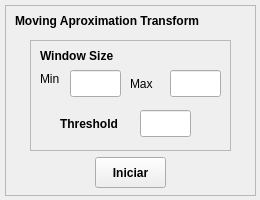
<?xml version="1.0" encoding="UTF-8"?>
<ui version="4.0">
 <class>map</class>
 <widget class="QMainWindow" name="map">
  <property name="geometry">
   <rect>
    <x>0</x>
    <y>0</y>
    <width>260</width>
    <height>200</height>
   </rect>
  </property>
  <property name="windowTitle">
   <string>MAP</string>
  </property>
  <property name="windowIcon">
   <iconset>
    <normaloff>../resources/map.svg</normaloff>../resources/map.svg</iconset>
  </property>
  <widget class="QWidget" name="centralwidget">
   <widget class="QFrame" name="frame">
    <property name="geometry">
     <rect>
      <x>5</x>
      <y>5</y>
      <width>251</width>
      <height>191</height>
     </rect>
    </property>
    <property name="frameShape">
     <enum>QFrame::StyledPanel</enum>
    </property>
    <property name="frameShadow">
     <enum>QFrame::Raised</enum>
    </property>
    <widget class="QLabel" name="label">
     <property name="geometry">
      <rect>
       <x>10</x>
       <y>5</y>
       <width>231</width>
       <height>21</height>
      </rect>
     </property>
     <property name="font">
      <font>
       <weight>75</weight>
       <bold>true</bold>
      </font>
     </property>
     <property name="text">
      <string>Moving Aproximation Transform</string>
     </property>
    </widget>
    <widget class="QFrame" name="frame_2">
     <property name="geometry">
      <rect>
       <x>25</x>
       <y>35</y>
       <width>201</width>
       <height>111</height>
      </rect>
     </property>
     <property name="frameShape">
      <enum>QFrame::StyledPanel</enum>
     </property>
     <property name="frameShadow">
      <enum>QFrame::Raised</enum>
     </property>
     <widget class="QLabel" name="label_2">
      <property name="geometry">
       <rect>
        <x>10</x>
        <y>30</y>
        <width>31</width>
        <height>17</height>
       </rect>
      </property>
      <property name="text">
       <string>Min</string>
      </property>
     </widget>
     <widget class="QLabel" name="label_4">
      <property name="geometry">
       <rect>
        <x>10</x>
        <y>5</y>
        <width>231</width>
        <height>21</height>
       </rect>
      </property>
      <property name="font">
       <font>
        <weight>75</weight>
        <bold>true</bold>
       </font>
      </property>
      <property name="text">
       <string>Window Size</string>
      </property>
     </widget>
     <widget class="QLabel" name="label_5">
      <property name="geometry">
       <rect>
        <x>100</x>
        <y>35</y>
        <width>31</width>
        <height>17</height>
       </rect>
      </property>
      <property name="text">
       <string>Max</string>
      </property>
     </widget>
     <widget class="QLabel" name="label_3">
      <property name="geometry">
       <rect>
        <x>30</x>
        <y>75</y>
        <width>71</width>
        <height>17</height>
       </rect>
      </property>
      <property name="font">
       <font>
        <weight>75</weight>
        <bold>true</bold>
       </font>
      </property>
      <property name="text">
       <string>Threshold</string>
      </property>
     </widget>
     <widget class="QLineEdit" name="minMAP">
      <property name="geometry">
       <rect>
        <x>40</x>
        <y>30</y>
        <width>51</width>
        <height>27</height>
       </rect>
      </property>
     </widget>
     <widget class="QLineEdit" name="maxMAP">
      <property name="geometry">
       <rect>
        <x>140</x>
        <y>30</y>
        <width>51</width>
        <height>27</height>
       </rect>
      </property>
     </widget>
     <widget class="QLineEdit" name="threshMAP">
      <property name="geometry">
       <rect>
        <x>110</x>
        <y>70</y>
        <width>51</width>
        <height>27</height>
       </rect>
      </property>
     </widget>
    </widget>
    <widget class="QPushButton" name="startMAP">
     <property name="geometry">
      <rect>
       <x>90</x>
       <y>152</y>
       <width>71</width>
       <height>31</height>
      </rect>
     </property>
     <property name="font">
      <font>
       <weight>75</weight>
       <bold>true</bold>
      </font>
     </property>
     <property name="text">
      <string>Iniciar</string>
     </property>
    </widget>
   </widget>
  </widget>
 </widget>
 <resources/>
 <connections/>
</ui>
